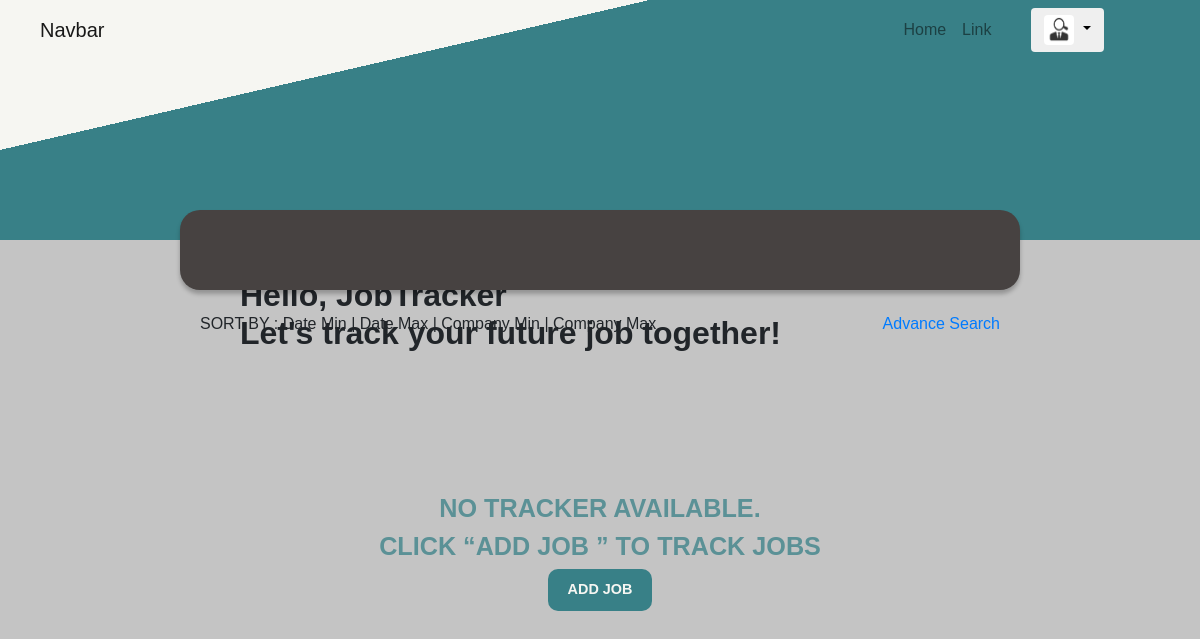
The page / (signed in) on the database as committed earlier.
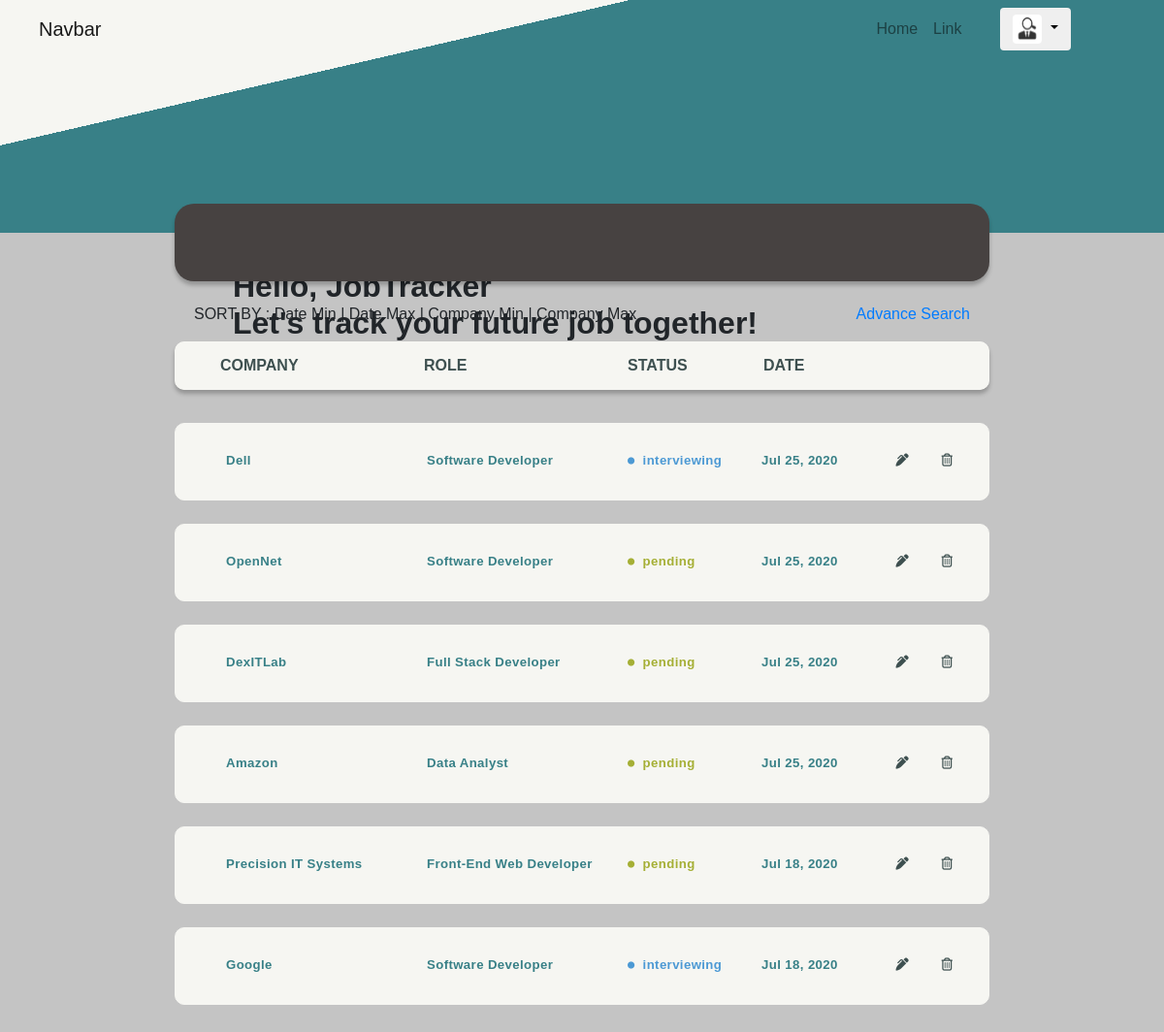
The same page on the database as committed later.
### users/models.py (models this page shows, shortened)
class Profile(models.Model):
    user = models.OneToOneField(User, on_delete=models.CASCADE)
    image = models.ImageField(default='default.jpg', upload_to='profile_pics')

### sourceCode/models.py (models this page shows, shortened)
class Post(models.Model):
    company = models.TextField()
    role = models.TextField()
    date_applied = models.DateTimeField(default=timezone.now)
    status = models.CharField(max_length=20, choices=STATUS_CHOICES, default='', verbose_name="status", null=True, blank=True)
    author = models.ForeignKey(User, on_delete=models.CASCADE)

### sourceCode/views.py (the view)
# urls.py: 2. Add a URL to urlpatterns:  path('', views.home, name='home')
@login_required
def home(request):
    current_user = User.objects.filter(username=request.user)
    qs = Post.objects.filter(author=current_user[0], status__in=['pending', 'interviewing']).order_by('-date_applied')
    company_or_role_query = request.GET.get('company_or_role_contains')
    date_ascending = request.GET.get('date-asc')
    date_descending = request.GET.get('date-desc')
    company_ascending = request.GET.get('company-asc')
    company_descending = request.GET.get('company-desc')
    role_ascending = request.GET.get('role-asc')
    role_descending = request.GET.get('role-desc')
    if is_vaild_queryparam(company_or_role_query):
        qs = qs.filter(Q(company__icontains = company_or_role_query)
                    | Q(role__icontains = company_or_role_query)
                    ).distinct()
    if is_vaild_queryparam(date_ascending):
        qs = qs.order_by(date_ascending)
    if is_vaild_queryparam(company_descending):
        qs = qs.order_by(company_descending)
    if is_vaild_queryparam(company_ascending):
        qs = qs.order_by(company_ascending)
    if is_vaild_queryparam(role_descending):
        qs = qs.order_by(role_descending)
    if is_vaild_queryparam(role_ascending):
        qs = qs.order_by(role_ascending)
    if is_vaild_queryparam(role_descending):
        qs = qs.order_by(role_descending)
    context = {
        'appliedJobs' : qs
    }
    return render(request, 'sourceCode/home.html', context)

### sourceCode/views.py (called while the page is built)
def is_vaild_queryparam(param):
    return param != '' and param is not None

### sourceCode/templates/sourceCode/home.html (shortened to what this page needs)
  {% extends "sourceCode/base.html" %}
  {% block content %}
    <div class="intro-section">
      <h4>Hello, {{user.username}} <br/>
          Let's track your future job together!</h4>
    </div>
    <div class="search-container">
      <div id="expand">
      </div>
    </div>
    <div class="outer-sortasearch-container">
      <div class="sort-asearch-container">
        <div class="sort-section">
          <p>SORT BY<span> : Date Min  |  Date Max  |
            Company Min  |  Company Max</span> </p>
        </div>
        <div class="asearch-section">
          <a class="asearch-link"
            href="{% url 'jobTrack-advancesearch' %}">
            Advance Search
          </a>
        </div>
      </div>
    </div>
  {% if appliedJobs|length <= 0 %}
  <div class="d-flex flex-column align-items-center justify-content-center default-text-home">
          <h2>NO TRACKER AVAILABLE. </h2>
      <h3>CLICK “ADD JOB ” TO TRACK JOBS</h3>
      <a href="{% url 'post-create'%}"> ADD JOB</a>
  </div>
  {% else %}
  <div class="outer-fields">
    <div id="secondouter-fields">
      <div class="fields-container container-fluid" id="fields-container">
        <div class="row">
          <div class="col-3 company d-flex align-items-center">
            Company
          </div>
          <div class="col-3 role d-flex align-items-center">
            Role
          </div>
          <div class="col-2 status d-flex align-items-center ">
            Status
          </div>
          <div class="col date d-flex align-items-center">
            Date
          </div>
          <div class="col empty d-flex align-items-center">
          </div>
        </div>
      </div>
    </div>
  </div>
  <div class="tracker-container d-flex flex-column align-items-center">
  {% for job in appliedJobs %}
  <div class="card">
    <div class="card-body container-fluid">
      <div class="row mt-2">
        <div class="col-3 company-card d-flex align-items-center">
          {{ job.company }}
        </div>
        <div class="col-3 role-card d-flex align-items-center">
          {{ job.role }}
        </div>
        <div class="col-2 status-card d-flex align-items-center"
          {% if job.status == 'pending' %}
            style="color:#A5AF35;"
          {% elif job.status == 'success'%}
            style="color:#00AF66;"
          {% elif job.status == 'interviewing'%}
            style="color:#4C99D4;"
          {% elif job.status == 'not-selected'%}
            style="color:#AB1500;"
          {% endif %}
        >
          <i class="fa fa-circle"></i>{{ job.status }}
        </div>
        <div class="col date-card d-flex align-items-center">
          {{ job.date_applied|date:"M d, Y" }}
        </div>
        <div class="col icon-card d-flex justify-content-around
        align-items-center">
          <a href="{% url 'post-update' job.id %}" title="update">
            <i class='fas fa-pen-alt update-icon'></i>
          </a>
          <a href="{% url 'post-delete' job.id %}" title="delete">
            <i class='far fa-trash-alt delete-icon'></i>
          </a>
        </div>
      </div>
    </div>
  </div>
{% endfor %}
  </div>
  {% endif %}
    {% endblock content %}

### sourceCode/templates/sourceCode/base.html (shortened to what this page needs)
{% load static%}
<!DOCTYPE html>
<html lang="en" dir="ltr">
<head>
  <link rel="stylesheet" href="https://maxcdn.bootstrapcdn.com/bootstrap/4.0.0/css/bootstrap.min.css"
>
<link rel="stylesheet" href="https://cdnjs.cloudflare.com/ajax/libs/font-awesome/4.7.0/css/font-awesome.min.css">
  <link rel="stylesheet" type="text/css" href="{% static 'sourceCode/main.css'%}">
</head>
<body>
  <header class="heading">
    <nav class="navbar navbar-expand-lg navbar-light bg-primary bigger-nav">
      <div class="navbar-left">
        <a class="navbar-brand ml-4" href="#">Navbar</a>
      </div>
        <div class="collapse navbar-collapse" id="navbarSupportedContent">
          <ul class="navbar-nav">
            <li class="nav-item">
              <a class="nav-link" href="#">Home <span class="sr-only">(current)</span></a>
            </li>
            <li class="nav-item">
              <a class="nav-link" href="#">Link</a>
            </li>
          </ul>
        </div>
        <div class="nav-right">
          <div class="nav-img dropdown">
            <button class="btn dropdown-toggle" type="button" id="dropdownMenuButton"
            data-toggle="dropdown" aria-haspopup="true" aria-expanded="false">
              <img src="{{ user.profile.image.url }}" width="30" height="30"
              alt="profile-img" class="rounded profile-img">
            </button>
          </div>
        </div>
    </nav>
  </header>
<main role="main" class="container-fluid">
<div class="row">
  <div class="main-content">
    {% block content %}{% endblock %}
  </div>
</div>
</main>
</body>
</html>

### sourceCode/static/sourceCode/main.css (style rules this page uses)
html { scroll-behavior: smooth; }
body { background: #C4C4C4; margin: 0; padding: 0; box-sizing: border-box; font-family: 'Russo One', sans-serif; }
.heading { height: 30vh; width: 100%; background-color: #388087; background-image: linear-gradient(167deg, #F6F6F2 29%, transparent 10%); }
.navbar { background: transparent !important; }
.navbar .navbar-collapse { margin-right: 2rem; }
.navbar .navbar-collapse ul { width:100%; display: flex; justify-content: flex-end; }
.nav-right { margin-right: 5rem; }
.main-content { width: 100%; min-height: 200vh; }
.intro-section { position: absolute; top: 15%; left: 20%; -ms-transform: translate(-20%, -15%); transition: translate(-20%, -15%); }
.intro-section h4 { font-weight: bolder; font-size: 2rem; }
.search-container { position: sticky; width: 100%; height: 100px; top:0%; z-index: 1; margin-top: -2.5%; }
#expand { background: rgb(71, 66, 65); min-height: 80px; min-width: 70%; position: absolute; will-change: width; left: 50%; transform: translateX(-50%); display: flex; justify-content: center; align-items: center; transition: width .03s ease-in; transition: border-radius .03s ease-in; overflow: auto; border-radius: 20px; box-shadow: 0px 4px 4px rgba(0, 0, 0, 0.25); }
.outer-sortasearch-container { width: 100%; height: 50px; display: flex; justify-content: center; margin-top: -8px; }
.sort-asearch-container { width: 70vw; height: 50px; padding: 10px 20px; display: flex; justify-content: space-between; }
.outer-fields { width: 100%; height: 50px; position: sticky; top: 90px; z-index: 9999; display: flex; justify-content: center; }
#secondouter-fields { background: #F6F6F2; height: 50px; min-width: 70vw; position: absolute; will-change: width; transition: width .03s ease-in; transition: border-radius .03s ease-in; overflow: auto; border-radius: 10px; box-shadow: 0px 4px 4px rgba(0, 0, 0, 0.25); }
.fields-container { background: #F6F6F2; width: 70vw; height: 50px; border-radius: 10px; font-weight: bold; text-transform: uppercase; color: #3E5050; }
.fields-container .row { height: 100%; }
.fields-container .company { margin-left: 2rem; }
.tracker-container { width: 100%; padding: 10px 0px; }
.card { background-color: #F6F6F2; margin: 1.5rem 0 0rem 0; border-radius: 10px; border-color: #F6F6F2; width: 70vw; font-weight: bold; color: #388087; min-height: 80px; font-size: 1.1vw; letter-spacing: 0.03em; }
.card-body .company-card { margin-left: 2rem; }
.card-body .status-card i { font-size: 0.7vw; margin-right: 0.5rem; }
.card-body .icon-card a { text-decoration: none; color: #3E5050; }

Rows that differ between the two databases and show on the page:
added Post: company "Dell", role "Software Developer", status "interviewing", date_applied "Jul 25, 2020"
added Post: company "OpenNet", role "Software Developer", status "pending", date_applied "Jul 25, 2020"
added Post: company "DexITLab", role "Full Stack Developer", status "pending", date_applied "Jul 25, 2020"
added Post: company "Amazon", role "Data Analyst", status "pending", date_applied "Jul 25, 2020"
added Post: company "Precision IT Systems", role "Front-End Web Developer", status "pending", date_applied "Jul 18, 2020"
added Post: company "Google", role "Software Developer", status "interviewing", date_applied "Jul 18, 2020"
Other text that changed with them:
text no longer shown: "NO TRACKER AVAILABLE. CLICK “ADD JOB ” TO TRACK JOBS ADD JOB"
text now shown: "COMPANY ROLE STATUS DATE"
